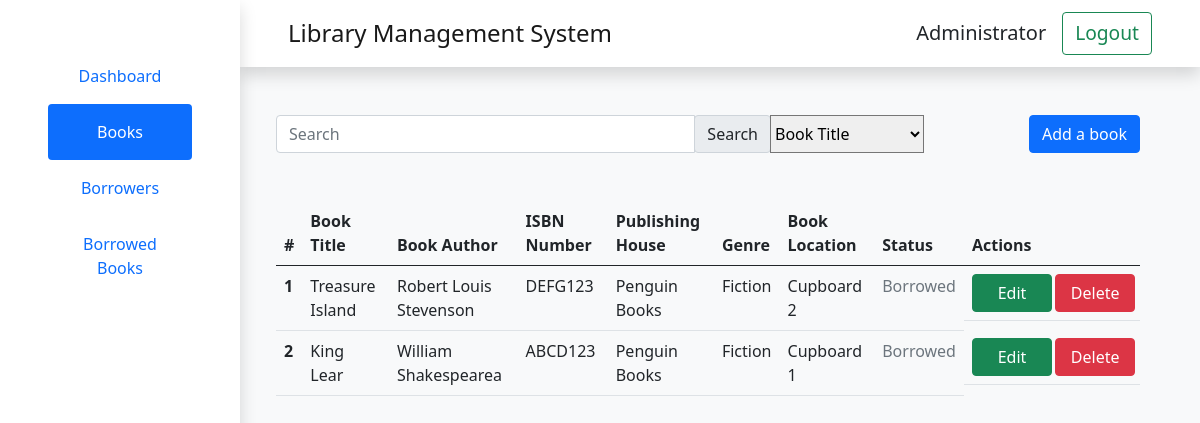
The page /lib_man/librarian/books (signed in) on the database its author committed.
### lib_man/models.py (models this page shows, shortened)
class Book(models.Model):
    title = models.CharField(max_length=50)
    author = models.CharField(max_length=50)
    isbn = models.CharField(max_length=13)
    publisher = models.CharField(max_length=50)
    genre = models.CharField(max_length=50)
    book_location = models.CharField(max_length=50)
    status_borrowed = models.BooleanField(default=False)

### lib_man/views.py (the view, shortened to what this page needs)
# urls.py: path('librarian/books', views.books, name="books"),
@login_required(login_url='login')
def books(request):
    context = {}
    if not request.GET:
        context = {
            'books': Book.objects.all(),
            'edit_book_form': EditBookForm(),
            'add_book_form': AddBookForm(),
            'delete_book_form': DeleteBookForm(),
            'search_books_form': SearchBooksForm()
        }
    return render(request, 'lib_man/portalPages/books.html', context)

### lib_man/templates/lib_man/portalPages/books.html (shortened to what this page needs)
{% extends 'lib_man/components/portal.html' %}
{% block portal %}
<form action='{% url "search_books" %}' method="POST">
    <div class="d-inline-flex w-100 mb-5 pe-10 justify-content-between">
            <div class="input-group w-75 ">
                    {{ search_books_form.keyword }}
                    <div class="input-group-append">
                        <input type="submit" class="input-group-text" id="basic-addon2" value="Search">
                    </div>
                    {{ search_books_form.search_by }}
            </div>
        <button type="button" class="btn btn-primary" data-bs-toggle="modal" data-bs-target="#addBook">Add a book</button>
    </div>
</form>
<table class="table">
    <thead>
        <tr>
            <th scope="col">#</th>
            <th scope="col">Book Title</th>
            <th scope="col">Book Author</th>
            <th scope="col">ISBN Number</th>
            <th scope="col">Publishing House</th>
            <th scope="col">Genre</th>
            <th scope="col">Book Location</th>
            <th scope="col">Status</th>
            <th scope="col">Actions</th>
        </tr>
    </thead>
    <tbody>
        {% for book in books %}
        <tr>
            <th>{{ forloop.counter }}</th>
            <td id="title{{ forloop.counter }}">{{ book.title }}</td>
            <td id="author{{ forloop.counter }}">{{ book.author }}</td>
            <td id="isbnNo{{ forloop.counter }}">{{ book.isbn }}</td>
            <td id="pubHouse{{ forloop.counter }}">{{ book.publisher }}</td>
            <td id="genre{{ forloop.counter }}">{{ book.genre }}</td>
            <td id="bookLocation{{ forloop.counter }}">{{ book.book_location }}</td>
            <td id="statusBorrowed{{ forloop.counter }}">
                {% if book.status_borrowed == True %}
                <span class="text-secondary">
                    Borrowed
                </span>
                {% else %}
                <span class="text-success">
                    Available
                </span>
                {% endif %}
            </td>
            {% autoescape on %}
            <td style=" display: grid; grid-template-columns: repeat(2, 50%); grid-gap: 2%;">
                <button type="button" class="btn btn-success" data-bs-toggle="modal"
                    data-bs-target="#editBook"
                    onclick="editBookHandler('{{ forloop.counter }}', '{{ book.pk }}')">Edit</button>
                <button type="button" class="btn btn-danger"data-bs-toggle="modal"
                    data-bs-target="#deleteBook"
                    onclick="deleteBookHandler('{{ forloop.counter }}', '{{ book.pk }}')">Delete</button>
            </td>
            {% endautoescape %}
        </tr>
        {% empty %}
        <tr>
            <td colspan='6' style="display: flex; justify-content: center; align-items: center;">
                No Results Found
            </td>
        </tr>
        {% endfor %}
    </tbody>
</table>
{% endblock %}

### lib_man/static/lib_man/css/style.css (style rules this page uses)
button { min-width: 80px; }

### rows shown on the page
Book: title "Treasure Island", author "Robert Louis Stevenson", isbn "DEFG123", publisher "Penguin Books", genre "Fiction", book_location "Cupboard 2", status_borrowed "Borrowed"
Book: title "King Lear", author "William Shakespearea", isbn "ABCD123", publisher "Penguin Books", genre "Fiction", book_location "Cupboard 1", status_borrowed "Borrowed"
